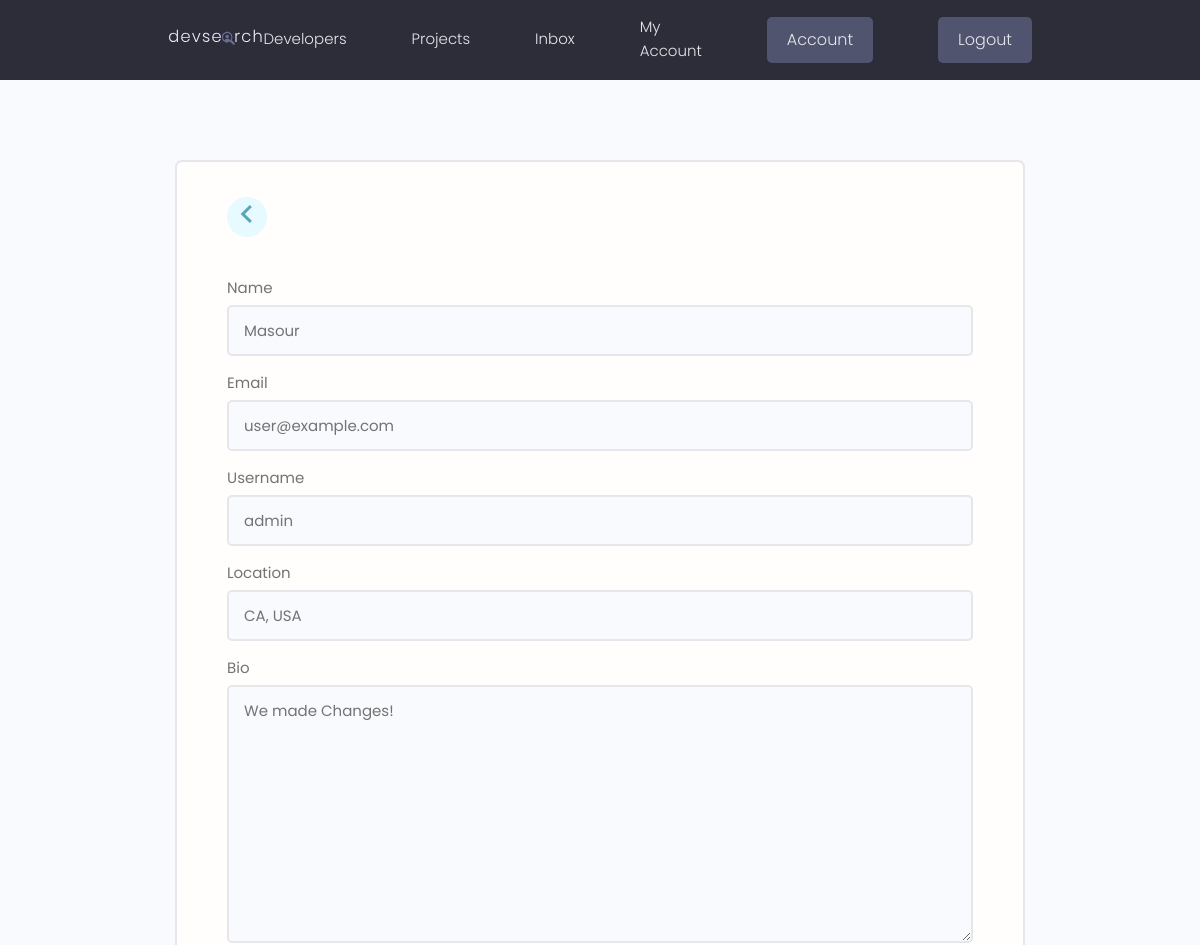
The app's page /edit-account/ (signed in, upper part), older data.
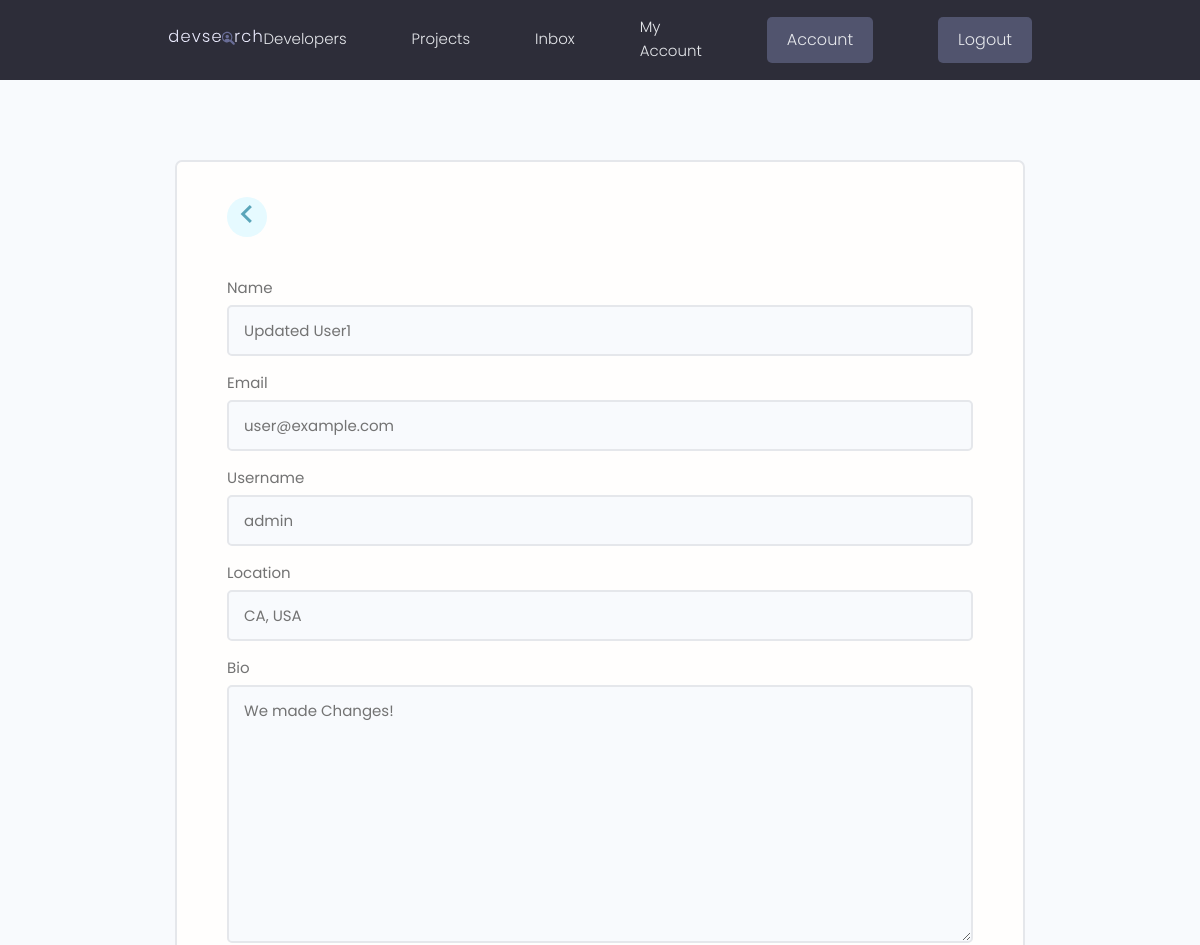
The same page, newer data.
### users/models.py (models this page shows, shortened)
class Profile(models.Model):
    user = models.OneToOneField(User, on_delete=models.CASCADE, null=True)
    name = models.CharField(max_length=200, blank=True, null=True)
    email = models.EmailField(max_length=500, blank=True, null=True)
    username = models.CharField(max_length=200, blank=True, null=True)
    location = models.CharField(max_length=200, blank=True, null=True)
    short_intro = models.CharField(max_length=200, blank=True, null=True)
    bio = models.TextField(blank=True, null=True)
    profile_image = models.ImageField(null=True, blank=True, upload_to='profiles/', default='profiles/user-default.png')
    social_github = models.CharField(max_length=200, blank=True, null=True)
    social_twitter = models.CharField(max_length=200, blank=True, null=True)
    social_linkedin = models.CharField(max_length=200, blank=True, null=True)
    social_youtube = models.CharField(max_length=200, blank=True, null=True)
    social_website = models.CharField(max_length=200, blank=True, null=True)
    created = models.DateTimeField(auto_now_add=True)
    id = models.UUIDField(default=uuid.uuid4, unique=True, primary_key=True, editable=False)

### users/views.py (the view)
# urls.py: path('edit-account/', views.editAccount, name="edit-account"),
@login_required(login_url='login')
def editAccount(request):
    profile = request.user.profile
    form = ProfileForm(instance=profile)
    if request.method == 'POST':
        form = ProfileForm(request.POST, request.FILES, instance=profile)
        if form.is_valid():
            form.save()
            return redirect('account')
    context = {'form': form}
    return render(request, 'users/profile_form.html', context)

### users/forms.py
class ProfileForm(ModelForm):
    class Meta:
          model = Profile
          fields = ['name', 'email','username', 'location', 'bio', 'short_intro', 'profile_image', 'social_github',
                    'social_linkedin', 'social_twitter', 'social_youtube', 'social_website']
    def __init__(self, *args, **kwargs):
        super(ProfileForm, self).__init__(*args, **kwargs)
        for name, field in self.fields.items():
               field.widget.attrs.update({'class': 'input'})

### users/templates/users/profile_form.html (shortened to what this page needs)
{% extends 'main.html' %}
{% block content %}
<main class="formPage my-xl">
    <div class="content-box">
        <div class="formWrapper">
            <a class="backButton" href="{% url 'account' %}"><i class="im im-angle-left"></i></a>
            <br>
            <form method = "POST" action="{% url 'edit-account' %}", enctype="multipart/form-data">
                {% for field in form %}
                <div class="form__field">
                    <label for="formInput#text">{{field.label}}</label>
                    {{field}}
                </div>
                {% endfor %}
            </form>
        </div>
    </div>
</main>
{% endblock content %}

Row changes from the older to the newer data that the page shows:
changed Profile "user@example.com": name "Masour" → "Updated User1"
